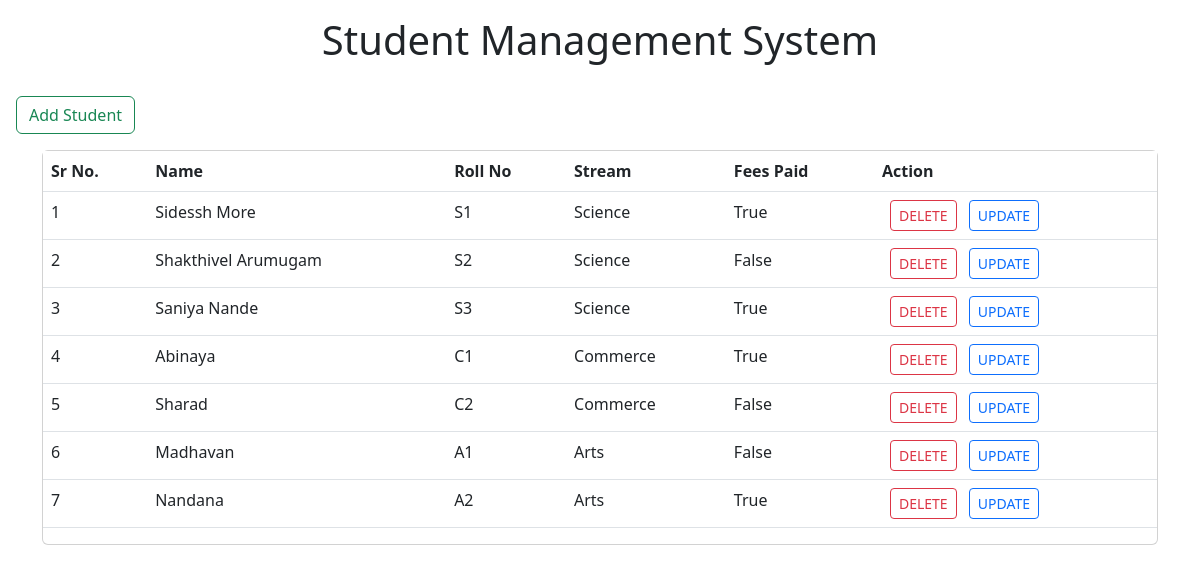
Screenshot of /student/portal/ with the database file from the repository.
### studentapp/models.py (models this page shows)
class StudentModel(models.Model):
    name = models.CharField(max_length=50)
    roll_no = models.CharField(max_length=5)
    stream = models.CharField(max_length=10)
    fees_paid = models.BooleanField(default=True)

### studentapp/views.py (the view)
# urls.py: path('portal/', portal),
def portal(request):
    students = StudentModel.objects.all()
    return render(request, 'studentapp/portal.html', { 'students' : students})

### templates/studentapp/portal.html (shortened to what this page needs)
<!doctype html>
<html lang="en">
  <head>
    <link href="https://cdn.jsdelivr.net/npm/bootstrap@5.3.0/dist/css/bootstrap.min.css" rel="stylesheet">
  </head>
  <body>
    <h1 class='text-center my-3' >Student Management System</h1>
    <a href='/student/add/' class="btn btn-small btn-outline-success my-3 mx-3">Add Student</a>
    <div class="container">
        <div class="row">
            <div class="column-md-8">
                <div class="card">
                    <table class="table">
                        <thead>
                          <tr>
                            <th scope="col">Sr No.</th>
                            <th scope="col">Name</th>
                            <th scope="col">Roll No</th>
                            <th scope="col">Stream</th>
                            <th scope="col">Fees Paid</th>
                            <th scope="col">Action</th>
                          </tr>
                        </thead>
                        <tbody>
                            {% for student in students %}
                          <tr>
                            <td>{{forloop.counter}}</td>
                            <td>{{student.name}}</td>
                            <td>{{student.roll_no}}</td>
                            <td>{{student.stream}}</td>
                            <td>{{student.fees_paid}}</td>
                            <td>
                                <a href='/student/delete/{{student.id}}/' class="btn mx-2 btn-outline-danger btn-sm mx-2">DELETE</a>
                                <a href='/student/update/{{student.id}}/' class="btn btn-outline-primary btn-sm">UPDATE</a>
                              </td>
                          </tr>
                          {% endfor %}
                        </tbody>
                      </table>
                </div>
            </div>
        </div>
    </div>
  </body>
</html>

### rows the page displays
StudentModel: name "Sidessh More", roll_no "S1", stream "Science", fees_paid "True"
StudentModel: name "Shakthivel Arumugam", roll_no "S2", stream "Science", fees_paid "False"
StudentModel: name "Saniya Nande", roll_no "S3", stream "Science", fees_paid "True"
StudentModel: name "Abinaya", roll_no "C1", stream "Commerce", fees_paid "True"
StudentModel: name "Sharad", roll_no "C2", stream "Commerce", fees_paid "False"
StudentModel: name "Madhavan", roll_no "A1", stream "Arts", fees_paid "False"
StudentModel: name "Nandana", roll_no "A2", stream "Arts", fees_paid "True"
